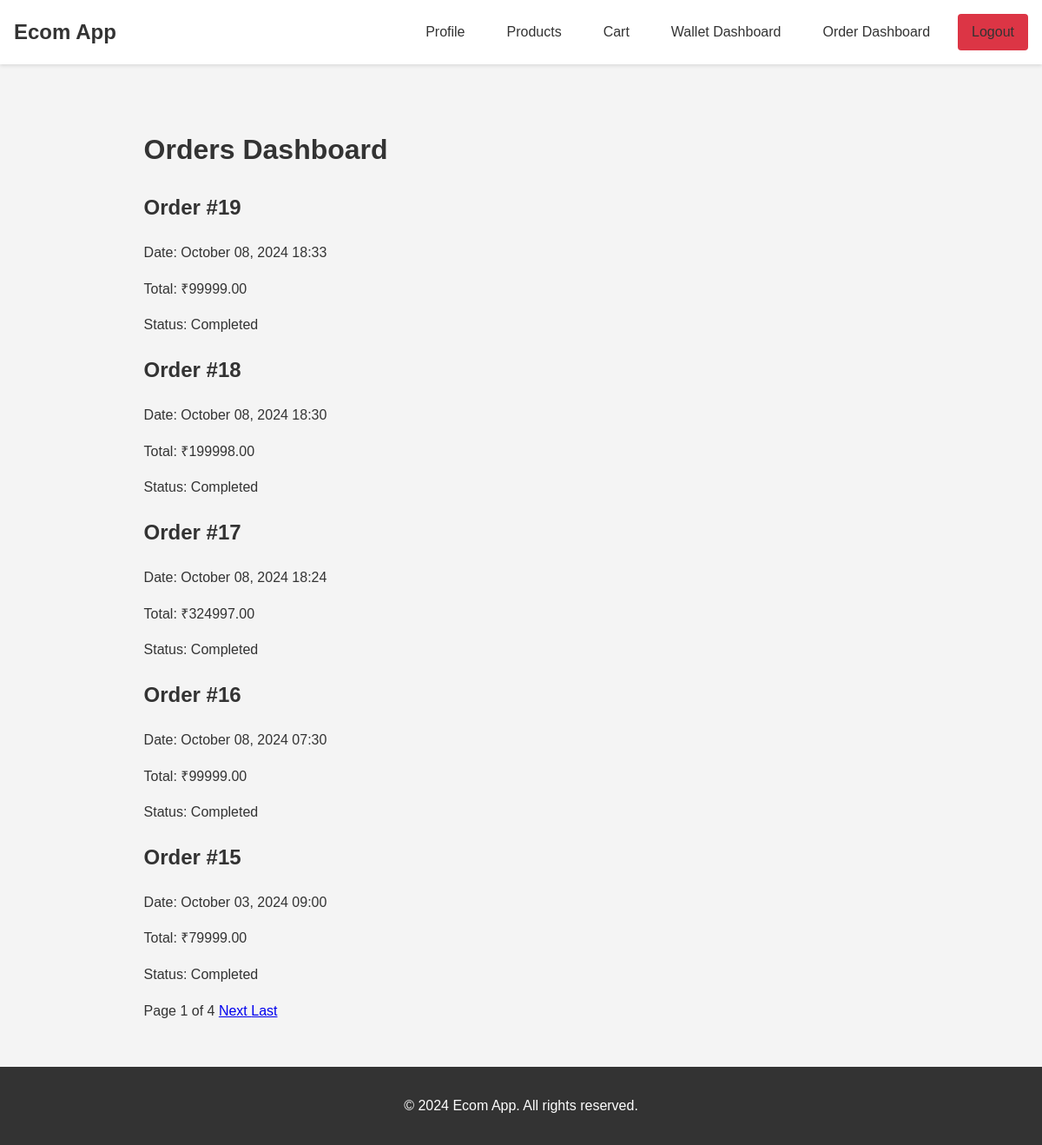
The page /orders/ (signed in) on the database its author committed.
### ecomapp/models.py (models this page shows, shortened)
class Order(models.Model):
    STATUS_CHOICES = (
        ('pending', 'Pending'),
        ('completed', 'Completed'),
        ('cancelled', 'Cancelled'),
    )
    user = models.ForeignKey(User, on_delete=models.CASCADE)
    items = models.ManyToManyField(CartItem)
    total_price = models.DecimalField(max_digits=10, decimal_places=2)
    date_ordered = models.DateTimeField(auto_now_add=True)
    status = models.CharField(max_length=20, choices=STATUS_CHOICES, default='pending')

### ecomapp/views.py (the view)
# urls.py: path('orders/', OrdersDashboardView.as_view(), name='orders_dashboard'),
@method_decorator(login_required, name='dispatch')
class OrdersDashboardView(View):
    def get(self, request):
        orders = Order.objects.filter(user=request.user).order_by('-date_ordered')
        order_details = []
        for order in orders:
            order_details.append({'order': order})
        paginator = Paginator(order_details, 5)
        page_number = request.GET.get('page')
        page_obj = paginator.get_page(page_number)
        return render(request, 'customer/orders_dashboard.html', {'page_obj': page_obj})

### ecomapp/templates/customer/orders_dashboard.html (shortened to what this page needs)
{% extends 'base.html' %}
{% block content %}
<div class="container mx-auto px-4 py-8">
    <h1 class="text-3xl font-bold mb-8">Orders Dashboard</h1>
    {% if page_obj %}
        <div class="grid grid-cols-1 gap-6">
            {% for order_detail in page_obj %}
                <div class="bg-white shadow-md rounded-lg overflow-hidden">
                    <div class="p-4">
                        <h2 class="text-xl font-semibold mb-2">Order #{{ order_detail.order.id }}</h2>
                        <p class="text-gray-600 mb-2">Date: {{ order_detail.order.date_ordered|date:"F d, Y H:i" }}</p>
                        <p class="text-gray-600 mb-2">Total: ₹{{ order_detail.order.total_price }}</p>
                        <p class="text-gray-600 mb-4">Status: {{ order_detail.order.get_status_display }}</p>
                </div>
            {% endfor %}
        </div>
        <div class="mt-8">
            {% include "pagination.html" with page=page_obj %}
        </div>
    {% else %}
        <p class="text-xl">You have no orders yet.</p>
    {% endif %}
</div>
{% endblock %}

### ecomapp/templates/base.html (style rules this page uses)
*, *::before, *::after { box-sizing: border-box; }
body { font-family: Arial, sans-serif; margin: 0; padding: 0; line-height: 1.6; color: #333; background-color: #f4f4f4; min-height: 100vh; display: flex; flex-direction: column; }
.container { width: 80%; margin: auto; overflow: hidden; padding: 20px; }

### rows shown on the page
Order: order.id "19", order.date_ordered "October 08, 2024 18:33", order.total_price "99999.00", order.status "Completed"
Order: order.id "18", order.date_ordered "October 08, 2024 18:30", order.total_price "199998.00", order.status "Completed"
Order: order.id "17", order.date_ordered "October 08, 2024 18:24", order.total_price "324997.00", order.status "Completed"
Order: order.id "16", order.date_ordered "October 08, 2024 07:30", order.total_price "99999.00", order.status "Completed"
Order: order.id "15", order.date_ordered "October 03, 2024 09:00", order.total_price "79999.00", order.status "Completed"

### other values the page prints
{{ page.number }} "1"
{{ page.paginator.num_pages }} "4"
